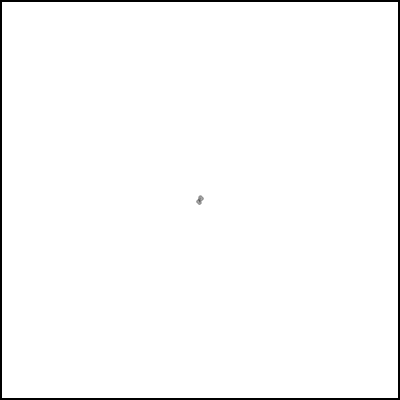
Frame 1 (no input)
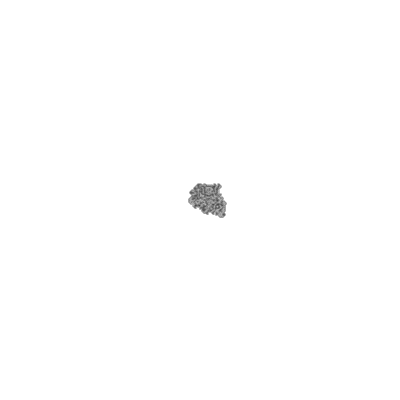
Frame 60 (no input)
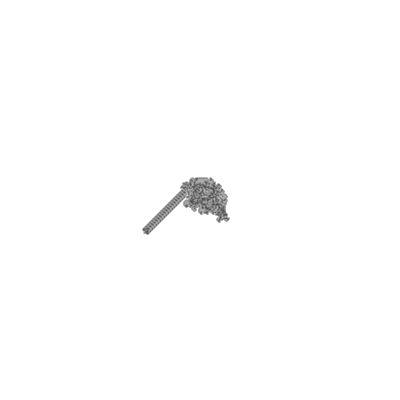
Frame 120 (the mouse pressed at the canvas centre since frame 60)

The p5.js sketch that drew these frames (run headless with seeded random() and noise() and a simulated clock; from frame 60 on, the mouse is pressed at the canvas centre):

// p5.js sketch
// ── sketch.js
let grid;
let x;
let y;
let dir;

let ANTUP = 0;
let ANTRIGHT = 1;
let ANTDOWN = 2;
let ANTLEFT = 3;

function setup() {
  createCanvas(400, 400);
  grid = make2DArray(width, height);
  x = width / 2;
  y = height / 2;
  dir = ANTUP;
}

function turnRight() {
  dir++;
  if (dir > ANTLEFT) {
    dir = ANTUP;
  }
}

function turnLeft() {
  dir--;
  if (dir < ANTUP) {
    dir = ANTLEFT;
  }
}

function moveForward() {
  if (dir == ANTUP) {
    y--;
  } else if (dir == ANTRIGHT) {
    x++;
  } else if (dir == ANTDOWN) {
    y++;
  } else if (dir == ANTLEFT) {
    x--;
  }

  if (x > width - 1) {
    x = 0;
  } else if (x < 0) {
    x = width - 1;
  }
  if (y > height - 1) {
    y = 0;
  } else if (y < 0) {
    y = height - 1;
  }
}


function draw() {
  
  noFill()
  strokeWeight(4)
  rect(0,0,width,height)  
  strokeWeight(1);

  for (let n = 0; n < 100; n++) {
    let state = grid[x][y];
    if (state == 0) {
      turnRight();
      grid[x][y] = 1;
    } else if (state == 1) {
      turnLeft();
      grid[x][y] = 0;
    }

    stroke(color(255));
    if (grid[x][y] == 1) {
      stroke(color(0));
    }
    point(x, y);
    moveForward();
  }
}

function make2DArray(cols, rows) {
  let arr = new Array(cols);
  for (let i = 0; i < arr.length; i++) {
    arr[i] = new Array(rows);
    for (let j = 0; j < arr[i].length; j++) {
      arr[i][j] = 0;
    }
  }
  return arr;
}
